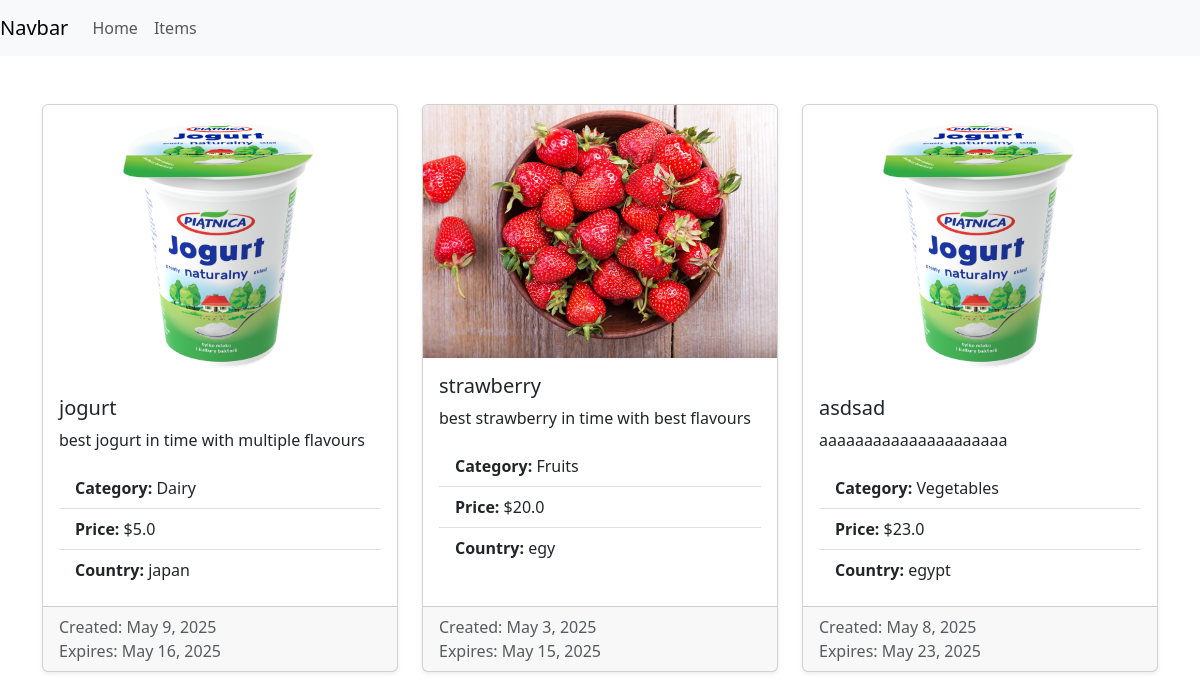
The app's page /items/ with its own data.
### products/models.py (models this page shows, shortened)
class Product(models.Model):
    id = models.AutoField(primary_key=True)
    name = models.CharField(max_length=50)
    description = models.TextField()
    creation_date = models.DateField()
    expiry_date = models.DateField()
    category = models.CharField(max_length=20)
    price = models.FloatField()
    country = models.CharField(max_length=50)
    image = models.ImageField(upload_to='images/')

### products/views.py (the view)
# urls.py: path('items/', views.items, name='items'),
def items(request):
    products = Product.objects.all()
    return render(request, 'products/items.html', {'products': products})

### products/templates/products/items.html
{% extends 'base.html' %}
{% block content %}
    <div class="container mt-5">
  <div class="row">
    {% for product in products %}
      <div class="col-md-4 mb-4">
        <div class="card h-100 shadow-sm">
            <img src="{{ product.image.url }}" class="card-img-top" alt="{{ product.name }}">
          <div class="card-body">
            <h5 class="card-title">{{ product.name }}</h5>
            <p class="card-text">{{ product.description|truncatewords:20 }}</p>
            <ul class="list-group list-group-flush">
              <li class="list-group-item"><strong>Category:</strong> {{ product.category }}</li>
              <li class="list-group-item"><strong>Price:</strong> ${{ product.price }}</li>
              <li class="list-group-item"><strong>Country:</strong> {{ product.country }}</li>
            </ul>
          </div>
          <div class="card-footer text-muted">
            Created: {{ product.creation_date }}<br>
            Expires: {{ product.expiry_date }}
          </div>
        </div>
      </div>
    {% empty %}
      <p>No products found.</p>
    {% endfor %}
  </div>
</div>
{% endblock content %}

### templates/base.html (shortened to what this page needs)
{% load static  %}
<!DOCTYPE html>
<html>
<head>
<link rel="stylesheet" href= {% static "bootstrap/bootstrap.css" %}>
</head>
<body>
<nav class="navbar navbar-expand-lg navbar-light bg-light">
  <a class="navbar-brand" href="#">Navbar</a>
  <div class="collapse navbar-collapse" id="navbarNav">
    <ul class="navbar-nav">
      <li class="nav-item active">
        <a class="nav-link" href={% url "home" %}>Home</a>
      </li>
      <li class="nav-item active">
        <a class="nav-link" href={% url 'items' %}>Items</a>
      </li>
    </ul>
  </div>
</nav>
{% block content %}
{% endblock content %}
</body>
</html>

### records on screen
Product: image (picture), name "jogurt", description "best jogurt in time with multiple flavours", category "Dairy", price "5.0", country "japan", creation_date "May 9, 2025", expiry_date "May 16, 2025"
Product: image (picture), name "strawberry", description "best strawberry in time with best flavours", category "Fruits", price "20.0", country "egy", creation_date "May 3, 2025", expiry_date "May 15, 2025"
Product: image (picture), name "asdsad", description "aaaaaaaaaaaaaaaaaaaaa", category "Vegetables", price "23.0", country "egypt", creation_date "May 8, 2025", expiry_date "May 23, 2025"
